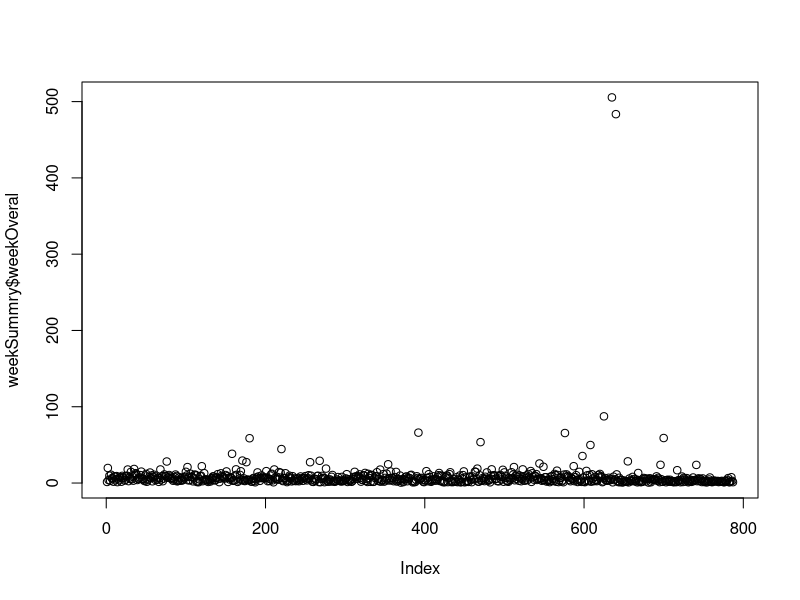
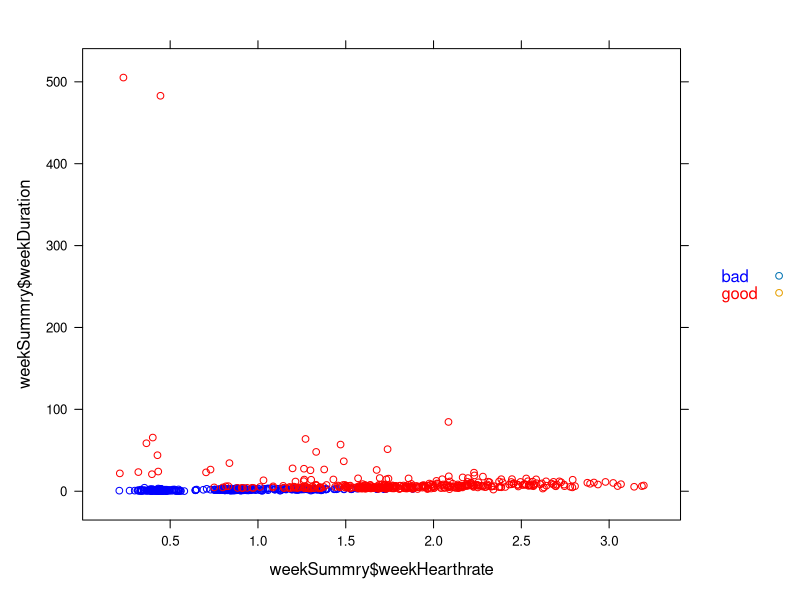

Generate these figures, in order, with R: (Note: this script raises an error after producing the figures.)

setwd("/Users/luka/Documents/GitRepos/psis2017.git/Project/Data")

weekSummry = read.csv2("ridersWeek.csv")

randomRows = function(df,n){
  return(df[sample(nrow(df),n),])
}

# enacba za izracun kulk dober je bil teden
# intensity * duration * hr (per week) / 7
summary(weekSummry)

# cleanup
weekSummry$mon_intensity = as.numeric(as.character(weekSummry$mon_intensity))
weekSummry$tue_intensity = as.numeric(as.character(weekSummry$tue_intensity))
weekSummry$wed_intensity = as.numeric(as.character(weekSummry$wed_intensity))
weekSummry$thu_intensity = as.numeric(as.character(weekSummry$thu_intensity))
weekSummry$fri_intensity = as.numeric(as.character(weekSummry$fri_intensity))
weekSummry$sat_intensity = as.numeric(as.character(weekSummry$sat_intensity))
weekSummry$sun_intensity = as.numeric(as.character(weekSummry$sun_intensity))

weekSummry$mon_duration = as.numeric(as.character(weekSummry$mon_duration))
weekSummry$tue_duration = as.numeric(as.character(weekSummry$tue_duration))
weekSummry$wed_duration = as.numeric(as.character(weekSummry$wed_duration))
weekSummry$thu_duration = as.numeric(as.character(weekSummry$thu_duration))
weekSummry$fri_duration = as.numeric(as.character(weekSummry$fri_duration))
weekSummry$sat_duration = as.numeric(as.character(weekSummry$sat_duration))
weekSummry$sun_duration = as.numeric(as.character(weekSummry$sun_duration))

weekSummry$mon_hr = as.numeric(as.character(weekSummry$mon_hr))
weekSummry$tue_hr = as.numeric(as.character(weekSummry$tue_hr))
weekSummry$wed_hr = as.numeric(as.character(weekSummry$wed_hr))
weekSummry$thu_hr = as.numeric(as.character(weekSummry$thu_hr))
weekSummry$fri_hr = as.numeric(as.character(weekSummry$fri_hr))
weekSummry$sat_hr = as.numeric(as.character(weekSummry$sat_hr))
weekSummry$sun_hr = as.numeric(as.character(weekSummry$sun_hr))

maxHr = mean( c( median(weekSummry$mon_hr), median(weekSummry$tue_hr), median(weekSummry$wed_hr), median(weekSummry$thu_hr), median(weekSummry$fri_hr), median(weekSummry$sat_hr), median(weekSummry$sun_hr) ))
maxDuration = mean( c( median(weekSummry$mon_duration), median(weekSummry$tue_duration), median(weekSummry$wed_duration), median(weekSummry$thu_duration), median(weekSummry$fri_duration), median(weekSummry$sat_duration), median(weekSummry$sun_duration) ))

weekSummry$weekIntensity = (weekSummry$mon_intensity + weekSummry$tue_intensity + weekSummry$wed_intensity + weekSummry$thu_intensity + weekSummry$fri_intensity + weekSummry$sat_intensity + weekSummry$sun_intensity) / 7 / 2
weekSummry$weekDuration = (weekSummry$mon_duration/maxDuration + weekSummry$tue_duration/maxDuration + weekSummry$wed_duration/maxDuration + weekSummry$thu_duration/maxDuration + weekSummry$fri_duration/maxDuration + weekSummry$sat_duration/maxDuration + weekSummry$sun_duration/maxDuration) / 7
weekSummry$weekHearthrate = (weekSummry$mon_hr + weekSummry$tue_hr + weekSummry$wed_hr + weekSummry$thu_hr + weekSummry$fri_hr + weekSummry$sat_hr + weekSummry$sun_hr) / 7 / maxHr
weekSummry$weekOveral = weekSummry$weekIntensity + weekSummry$weekDuration + weekSummry$weekHearthrate
medAthlete = median(weekSummry$weekOveral)
weekSummry$bestAtlethes[weekSummry$weekOveral > medAthlete] = "good"
weekSummry$bestAtlethes[weekSummry$weekOveral <= medAthlete] = "bad"

weekSummry
plot(weekSummry$weekOveral)

library(lattice)
xyplot(weekSummry$weekDuration~weekSummry$weekHearthrate, 
       col = c("blue", "red"),
       auto.key = list(TRUE, col = c("blue", "red")),
       groups = factor(weekSummry$bestAtlethes))

write.csv2(weekSummry, file = "classifiedRidersWeek.csv")

# create training sets
bestAthletesTrainingSet = weekSummry[weekSummry$weekOveral > medAthlete,]
write.csv2(bestAthletesTrainingSet, file = "bestAthletes_train.csv")
bestAthletesTestSet = randomRows(bestAthletesTrainingSet, 50)
bestAthletesTestSet1 = randomRows(weekSummry[weekSummry$weekOveral < medAthlete,], 250)
bestAthletesTestSetMerge = merge(bestAthletesTestSet, bestAthletesTestSet1, all = TRUE)
write.csv2(bestAthletesTestSetMerge, file = "bestAthletes_test.csv")

# create random test pool
randomTrainDF = randomRows(weekSummry, 400)
write.csv2(randomTestDF, file = "week_riders_random_train.csv")
randomTestDF = randomRows(weekSummry, 400)
write.csv2(randomTestDF, file = "week_riders_random_test.csv")

# trainig set without rider 1 and 2
bestAthletesTrainingSet$Rider = as.character(bestAthletesTrainingSet$Rider)
trainingSetWithoutR1R2 = bestAthletesTrainingSet[bestAthletesTrainingSet$Rider != "Rider1",]
trainingSetWithoutR1R2 = bestAthletesTrainingSet[bestAthletesTrainingSet$Rider != "Rider2",]
trainingSetWithoutR1R2 = bestAthletesTrainingSet[bestAthletesTrainingSet$Rider != "Rider3",]
write.csv2(trainingSetWithoutR1R2, file = "best_athletes_witout_r1_r2_r3_train.csv")
testSetWitoutR1R2 = randomRows(bestAthletesTrainingSet[bestAthletesTrainingSet$Rider == "Rider1",], 10)
testSetWitoutR1R2 = merge(testSetWitoutR1R2, randomRows(bestAthletesTrainingSet[bestAthletesTrainingSet$Rider == "Rider2",], 10), all = TRUE)
testSetWitoutR1R2 = merge(testSetWitoutR1R2, randomRows(bestAthletesTrainingSet[bestAthletesTrainingSet$Rider == "Rider3",], 20), all = TRUE)
testSetWitoutR1R2 = merge(testSetWitoutR1R2, randomRows(weekSummry[weekSummry$weekOveral < medAthlete,], 20), all = TRUE)
write.csv2(trainingSetWithoutR1R2, file = "best_athletes_witout_r1_r2_r3_test.csv")
